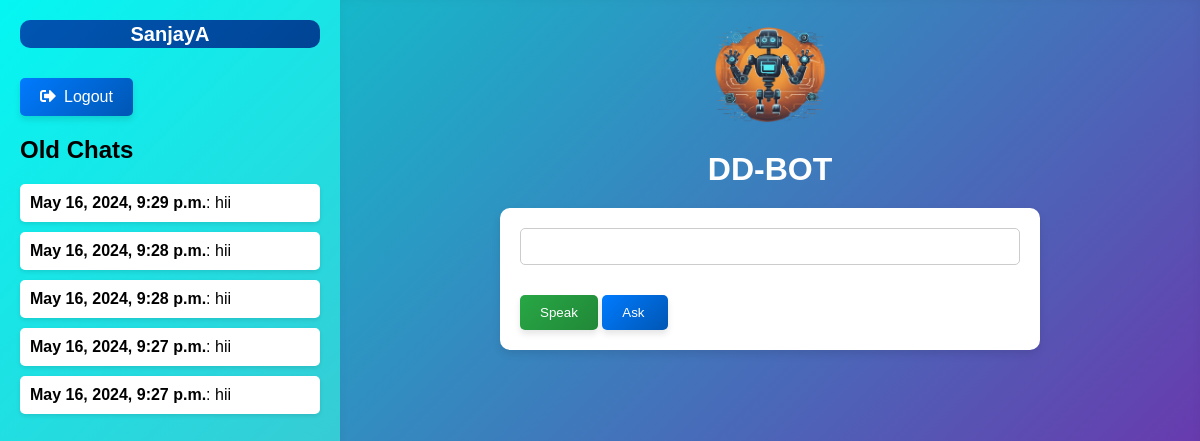
The page / (signed in) on the database its author committed.
### chatbot/models.py (models this page shows)
class ChatMessage(models.Model):
    user = models.ForeignKey(User, on_delete=models.CASCADE)
    message = models.TextField()
    timestamp = models.DateTimeField(auto_now_add=True)

### chatbot/views.py (the view)
# urls.py: path('', views.home_view, name='home'),
@login_required
def home_view(request):
    profile_name = request.user.username
    old_chats = ChatMessage.objects.filter(user=request.user).order_by('-timestamp')[:5]  # Retrieve last 5 chats for the user
    if request.method == 'POST':
        form = ChatForm(request.POST)
        if form.is_valid():
            question = form.cleaned_data['question']
            response = chat.send_message(question)
            chatbot_response = response.text
            context = {'form': form, 'question': question, 'chatbot_response': chatbot_response, 'profile_name': profile_name, 'old_chats': old_chats}
            ChatMessage.objects.create(user=request.user, message=question)  # Record the user's message
            return render(request, 'chat.html', context)
        else:
            messages.error(request, 'Please enter a valid question.')
    else:
        form = ChatForm()
        context = {'form': form, 'question': '', 'profile_name': profile_name, 'old_chats': old_chats}
    return render(request, 'chat.html', context)

### chatbot/forms.py
class ChatForm(forms.Form):
    question = forms.CharField(label='', widget=forms.TextInput(attrs={'id': 'voice-input'}))  # Customize label (optional)
    def __init__(self, *args, **kwargs):
        super().__init__(*args, **kwargs)
        self.helper = FormHelper()
        self.helper.layout = Layout(
            'question',
            HTML('<button type="button" id="voice-button" class="btn btn-primary">Speak</button>  '),
            Submit('Ask', css_class='btn-primary', value='Ask ')
        )

### chatbot/templates/chat.html (shortened to what this page needs)
<!DOCTYPE html>
<html>
<head>
    <link rel="stylesheet" href="https://cdnjs.cloudflare.com/ajax/libs/font-awesome/5.15.4/css/all.min.css">
    {% load static %}
    {% load crispy_forms_tags %}
</head>
<body>
    <div class="sidebar">
        <div class="profile-name">{{ profile_name }}</div>
        <a href="{% url 'login' %}" class="logout"><i class="fas fa-sign-out-alt"></i>Logout</a>
        <div class="old-chats">
            <h2>Old Chats</h2>
            {% for chat in old_chats %}
                <div class="old-chat">
                    <b>{{ chat.timestamp|date:"DATETIME_FORMAT" }}</b>: {{ chat.message }}
                </div>
            {% endfor %}
        </div>
    </div>
    <div class="main-content">
        <img src="{% static 'css/1.png' %}" width="120" height="110">
        <h1>DD-BOT</h1>
        <form method="post">
            {% crispy form %}
        </form>
    </div>
</body>
</html>

### chatbot/templates/chat.html (style rules this page uses)
body { font-family: Arial, sans-serif; background: linear-gradient(135deg, #f0f0f0, #cccccc); display: flex; flex-direction: row; margin: 0; padding: 0; }
#voice-button { background: linear-gradient(135deg, #28a745, #218838); color: #fff; border: none; padding: 10px 20px; border-radius: 5px; cursor: pointer; margin-top: 10px; transition: background 0.3s ease, transform 0.3s ease; box-shadow: 0 4px 6px rgba(0, 0, 0, 0.1); }
h1 { color: #fffefe; text-align: center; margin-bottom: 20px; }
form { max-width: 500px; margin: 0 auto; background-color: #fff; padding: 20px; border-radius: 10px; box-shadow: 0 4px 8px rgba(0, 0, 0, 0.1); }
input[type="text"] { width: 100%; padding: 10px; margin-bottom: 20px; border: 1px solid #ccc; border-radius: 5px; box-sizing: border-box; }
input[type="submit"] { background: linear-gradient(135deg, #007bff, #0056b3); color: #fff; border: none; padding: 10px 20px; border-radius: 5px; cursor: pointer; transition: background 0.3s ease, transform 0.3s ease; box-shadow: 0 4px 6px rgba(0, 0, 0, 0.1); }
img { display: block; margin-left: auto; margin-right: auto; }
.logout { display: inline-block; background: linear-gradient(135deg, #007bff, #0056b3); color: #fff; border: none; padding: 10px 20px; text-align: center; text-decoration: none; border-radius: 5px; cursor: pointer; transition: background 0.3s ease, transform 0.3s ease; box-shadow: 0 4px 6px rgba(0, 0, 0, 0.1); }
.logout i { margin-right: 8px; }
.sidebar { width: 300px; height: 100vh; background: linear-gradient(135deg, #04f7f3, #51b5c5); padding: 20px; overflow-y: auto; flex-shrink: 0; box-shadow: 2px 0 5px rgba(0, 0, 0, 0.1); }
.profile-name { width: 100%; height: 28px; font-size: 20px; font-weight: bold; text-align: center; margin-bottom: 30px; background: linear-gradient(135deg, #0056b3, #004494); color: #fff; border-radius: 10px; display: flex; align-items: center; justify-content: center; }
.old-chats { margin-top: 20px; }
.old-chat { margin-bottom: 10px; padding: 10px; border-radius: 5px; background-color: #fff; box-shadow: 0 2px 4px rgba(0, 0, 0, 0.1); }
.main-content { flex-grow: 1; padding: 20px; background: linear-gradient(135deg, #16b8ca, #8114a5); box-shadow: inset 0 0 10px rgba(0, 0, 0, 0.05); }

### rows shown on the page
ChatMessage: timestamp "May 16, 2024, 9:29 p.m.", message "hii"
ChatMessage: timestamp "May 16, 2024, 9:28 p.m.", message "hii"
ChatMessage: timestamp "May 16, 2024, 9:28 p.m.", message "hii"
ChatMessage: timestamp "May 16, 2024, 9:27 p.m.", message "hii"
ChatMessage: timestamp "May 16, 2024, 9:27 p.m.", message "hii"

### other values the page prints
{{ profile_name }} "SanjayA"
